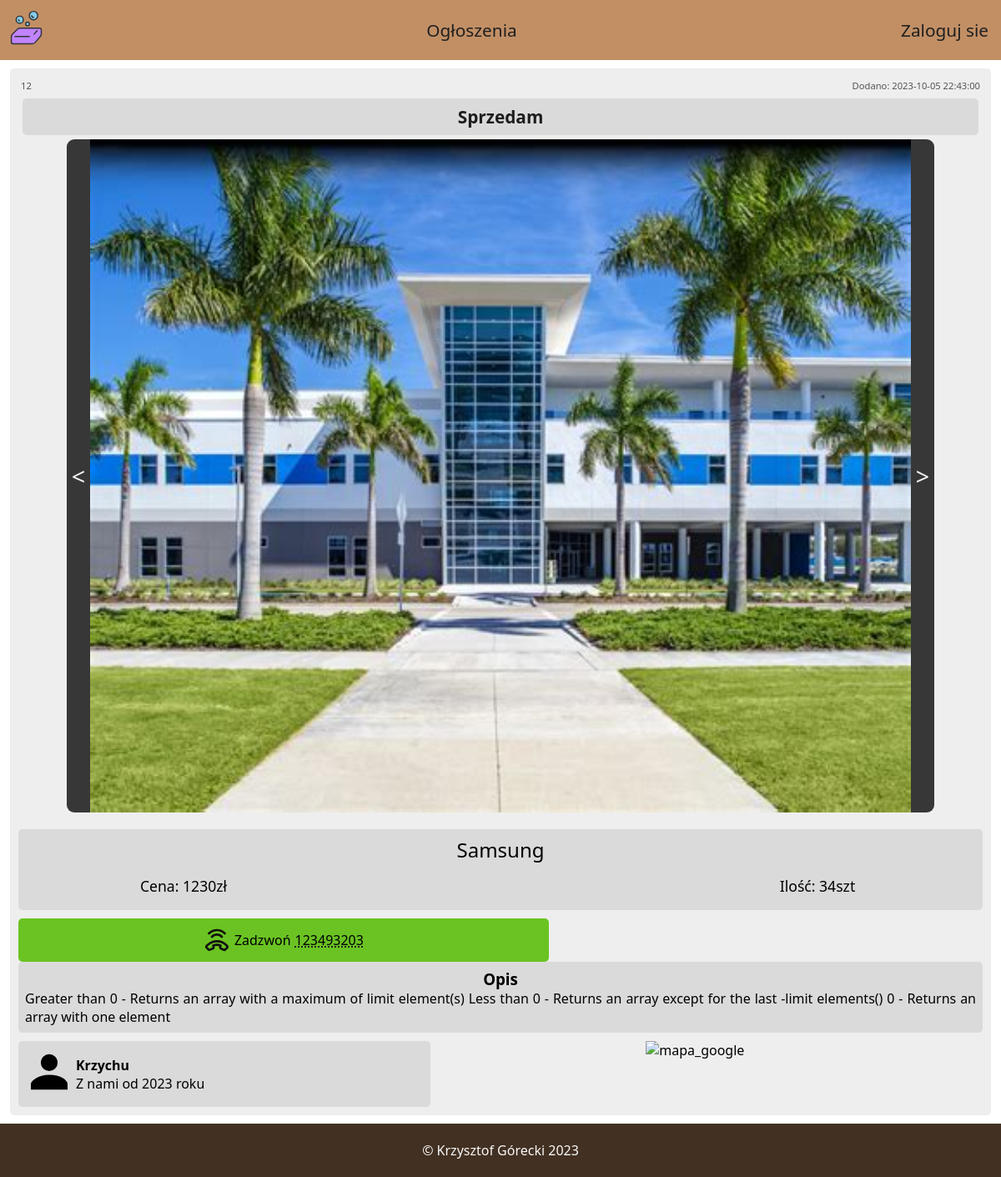
Before: /ogloszenia/samsung-986712d.php with the older database file.
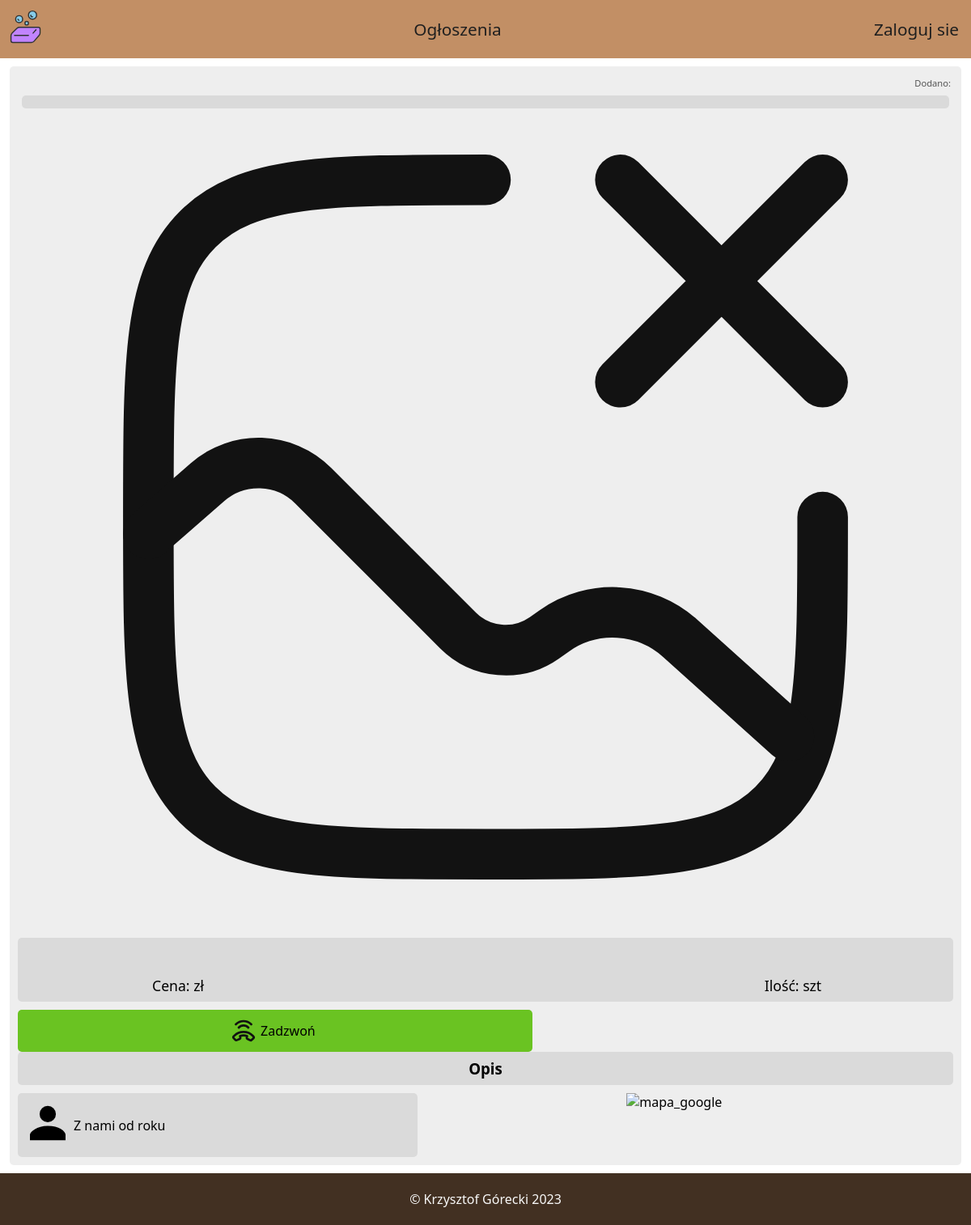
After: the same page with the newer database file.
### tables this page shows
CREATE TABLE `ogloszenia` (
  `id_ogloszenia` int(11) NOT NULL,
  `nazwa` varchar(130) NOT NULL,
  `cena` int(11) NOT NULL,
  `ilosc` smallint(6) NOT NULL,
  `kategoria` tinyint(4) NOT NULL,
  `nr_telefonu` char(9) NOT NULL,
  `opis` text NOT NULL,
  `przypisane_konto` int(11) NOT NULL,
  `zdjecia` text DEFAULT NULL,
  `link` varchar(50) NOT NULL,
  `czas_dodania` datetime NOT NULL
);

CREATE TABLE `kategoria_ogloszenia` (
  `id_kategorii` tinyint(4) NOT NULL,
  `kategoria` varchar(50) NOT NULL
);

CREATE TABLE `konta` (
  `id_konta` int(11) NOT NULL,
  `imie` varchar(100) DEFAULT NULL,
  `email` varchar(100) NOT NULL,
  `haslo` varchar(100) NOT NULL,
  `dostep` tinyint(4) NOT NULL,
  `token` varchar(60) DEFAULT NULL,
  `data_rejestracji` datetime NOT NULL,
  `ostatnie_logowanie` datetime DEFAULT NULL
);

### ogloszenia/samsung-986712d.php (the view, shortened to what this page needs)
<?php
include_once('../laczenie_z_baza.php');
?>
<!DOCTYPE html>
<html lang="pl">
<head>
    <link rel="stylesheet" href="../style.css">
</head>
<body>
<?php include_once('../menu_nav_ogloszenie.php') ?>
<div class='contener'>
<div class='produkt_box'>
<?php
$url = $_SERVER['REQUEST_URI'];
$url = parse_url($url);
$cut_url = explode("/",$url['path']);
$url = end($cut_url);
$pytanie = "SELECT id_ogloszenia, nazwa, cena, ilosc, nr_telefonu, opis, konta.imie, konta.data_rejestracji, zdjecia, kategoria_ogloszenia.kategoria, czas_dodania
FROM ogloszenia
INNER JOIN kategoria_ogloszenia on kategoria_ogloszenia.id_kategorii = ogloszenia.kategoria
INNER JOIN konta on konta.id_konta = ogloszenia.przypisane_konto
WHERE link = ?";
$wykonaj = $conn -> prepare($pytanie);
$wykonaj -> execute([$url]);
$produkt_dane = $wykonaj -> fetch(PDO::FETCH_ASSOC);
$zdjecia = explode(",", $produkt_dane["zdjecia"]);
    echo "<div class='produkt_ident'>
        <span>$produkt_dane[id_ogloszenia]</span>
        <span>Dodano: $produkt_dane[czas_dodania]</span>
    </div>";
?>
    <div class='produkt_kategoria'>
        <?php echo ucfirst($produkt_dane["kategoria"]); ?>
    </div>
<?php
    echo "<div class='produkt_showcase'>";
    if(!empty($zdjecia[0])){
        $showcase = array();
        foreach($zdjecia as $zdjecie){
            $dodane_z = "zdjecia_ogloszen/".$zdjecie;
            array_push($showcase, $dodane_z);
        }
        echo "<button onclick='zdjecie_minus()'> < </button>";
        echo "<img id='zdjecie_produktu' src='$showcase[0]' alt='produkt'>";
        echo "<button onclick='zdjecie_plus()'> > </button>";
    }
    else{
        echo "<img src='../ikony/brak_zdjecia.svg' alt='produkt' width='90%' height='auto'>";
    }
    echo "</div>";
?>
    <div class='produkt_info'>
        <p><?php echo ucfirst($produkt_dane["nazwa"]); ?></p>
        <span>Ilość: <?php echo $produkt_dane["ilosc"]; ?>szt</span>
        <span>Cena: <?php echo $produkt_dane["cena"]; ?>zł</span>
    </div>
    <div class='produkt_zadzwon'>
        <img src="../ikony/call.svg" width='32px' height='32px'>
        <span>Zadzwoń </span>
        <span><?php echo $produkt_dane['nr_telefonu'] ?></span>
    </div>
    <div class='produkt_opis'>
        <h3>Opis</h3>
        <span><?php echo ucfirst($produkt_dane["opis"]); ?></span>
    </div>
    <div class='produkt_grupaOL'>
        <div class='produkt_ogloszeniodawca'>
            <div>
                <img src="../ikony/person.svg" alt="personIcon">
            </div>
            <div>
                <p style='font-weight: bold;'><?php echo ucfirst($produkt_dane["imie"]); ?></p>
                <p>
                <?php
                $rok = explode('-', $produkt_dane["data_rejestracji"]);
                echo "Z nami od " . $rok[0] . " roku";
                ?>
                </p>
            </div>
        </div>
        <div class='produkt_lokalizacja'>
            <img src="https://media1.giphy.com/media/wFmAaA333ZXOwTA7d8/giphy.gif?cid=ecf05e47lzv29uino41d549ae89ssj9fqt4dj6v1r28l1r8r&ep=v1_gifs_search&rid=giphy.gif&ct=g" alt="mapa_google" width='150px' heigth='auto'>
        </div>
    </div>
</div>
</div>
    <?php include_once("../footer.php") ?>
</body>
</html>

### menu_nav_ogloszenie.php (shortened to what this page needs)
<div class='menu_nav'>
    <div class='menu_block'>
        <a href="../index.php"><img src="../ikony/logo.svg" alt="Portal" width=46px height=46px></a>
    </div>
    <div class='menu_block'>
        <a href="../lista_ogloszen.php">Ogłoszenia</a>
    </div>
    <?php
    if(isset($_SESSION['email'])){
        if( $_SESSION["dostep"] == 3 || $_SESSION['dostep'] == 2){
            echo "<div class='menu_block_admin' >
            <a href='../panel.php'>
            <img src='../ikony/account.svg' width='16px' height='16px'>
            $_SESSION[email]
            </a>
            </div>";
        }
        else{
            echo "<div class='menu_block' >
            <img src='../ikony/account.svg' width='16px' height='16px'>
            $_SESSION[email]
            </div>";
        }
        echo "<div class='menu_block' >
        <a href='../wyloguj_conf.php'>
        <img src='../ikony/logout.svg' width='32px' height='32px'>
        </a>
        </div>";
    }
    else{
        echo
        "<div class='menu_block'>
        <a href='../logowanie.php'>Zaloguj sie</a>
        </div>";
    }
    ?>
</div>

### footer.php
<footer id='footer'>
<p>&copy Krzysztof Górecki <?php echo date("Y");?></p>
</footer>

### style.css (style rules this page uses)
* { box-sizing: border-box; margin: 0; font-family: 'Segoe UI', Tahoma, Geneva, Verdana, sans-serif; }
body { overflow-x: hidden; min-height: 100vh; display: flex; flex-direction: column; }
.menu_nav { display: flex; flex-direction: row; width: 100%; height: max-content; padding: 10px; justify-content: space-between; align-items: center; margin-left: auto; margin-right: auto; background-color: #c28f65; margin-bottom: 10px; }
.menu_block:nth-child(1) { display: flex; align-items: center; }
.menu_block:nth-child(1) a { box-shadow: none; padding: 0; background: transparent; }
.menu_block a { align-items: center; font-size: 1.3rem; color: #1f1f1f; text-decoration: none; padding: 5px; }
.contener { flex: 1; margin-left: auto; margin-right: auto; padding: 10px; background-color: #eeeeee; width: 98vw; height: auto; display: flex; flex-direction: column; border-radius: 5px; }
footer { margin-top: 10px; background-color: #423022; color: #f8f8f8; position: relative; width: 100%; height: 4rem; justify-content: center; align-items: center; display: flex; }
.produkt_ident { display: flex; flex-direction: row; justify-content: space-between; font-size: 0.7rem; color: #545454; padding: 3px; }
.produkt_kategoria { text-align: center; background-color: #dadada; color: #1d1d1d; font-size: 1.3rem; font-weight: bold; border-radius: 5px; padding: 8px; margin: 5px; }
.produkt_showcase { width: 90%; margin-left: auto; margin-right: auto; display: flex; justify-content: center; }
.produkt_showcase img { text-align: center; width: 100%; max-width: 1000px; margin-left: auto; margin-right: auto; }
.produkt_info { padding: 4px; display: grid; grid-template-columns: repeat(3, 1fr); grid-template-rows: repeat(2, 1fr); grid-row-gap: 15px; text-align: center; font-size: 1.1rem; margin-top: 20px; margin-bottom: 10px; border-radius: 5px; padding: 8px; background-color: #dadada; }
.produkt_info p:nth-child(1) { font-size: 1.5rem; grid-area: 1 / 1 / 2 / 4; }
.produkt_info span:nth-child(2) { grid-area: 2 / 3 / 3 / 4; }
.produkt_opis { text-align: justify; border-radius: 5px; padding: 8px; background-color: #dadada; }
.produkt_opis h3 { text-align: center; }
.produkt_grupaOL { display: flex; flex-direction: row; margin-top: 10px; gap: 5px; }
.produkt_ogloszeniodawca { display: flex; width: 45%; min-width: 140px; flex-direction: row; align-items: center; background-color: #dadada; border-radius: 5px; padding: 5px; }
.produkt_ogloszeniodawca div img { width: 64px; height: 64px; }
.produkt_lokalizacja { width: 60%; display: flex; justify-content: center; }
.produkt_zadzwon { display: flex; flex-direction: row; width: 55%; background-color: #6ac322; border-radius: 5px; padding: 10px; align-items: center; gap: 5px; justify-content: center; }
.produkt_showcase button:nth-child(1) { border-bottom-left-radius: 9px; border-top-left-radius: 9px; }
.produkt_showcase button:nth-child(3) { border-bottom-right-radius: 9px; border-top-right-radius: 9px; }
.produkt_showcase button { background-color: #373737; color: #f3f3f3; border: none; font-size: 1.8rem; transition: 0.5s; cursor: pointer; }
.produkt_zadzwon span:nth-child(3) { text-decoration: #1f1f1f 1.5px underline dotted; }

Changed rows visible on the page:
no longer on this page (row edited): ogloszenia: id_ogloszenia "12", czas_dodania "2023-10-05 22:43:00", kategoria.kategoria "Sprzedam", nazwa "Samsung", ilosc "34", cena "1230", nr_telefonu "123493203", opis "Greater than 0 - Returns an array with a maximum of limit element(s) Less than 0 - Returns an array except for the last -limit elements() 0 - Returns an array with one element", przypisane_konto.imie "Krzychu", przypisane_konto.data_rejestracji "2023"
